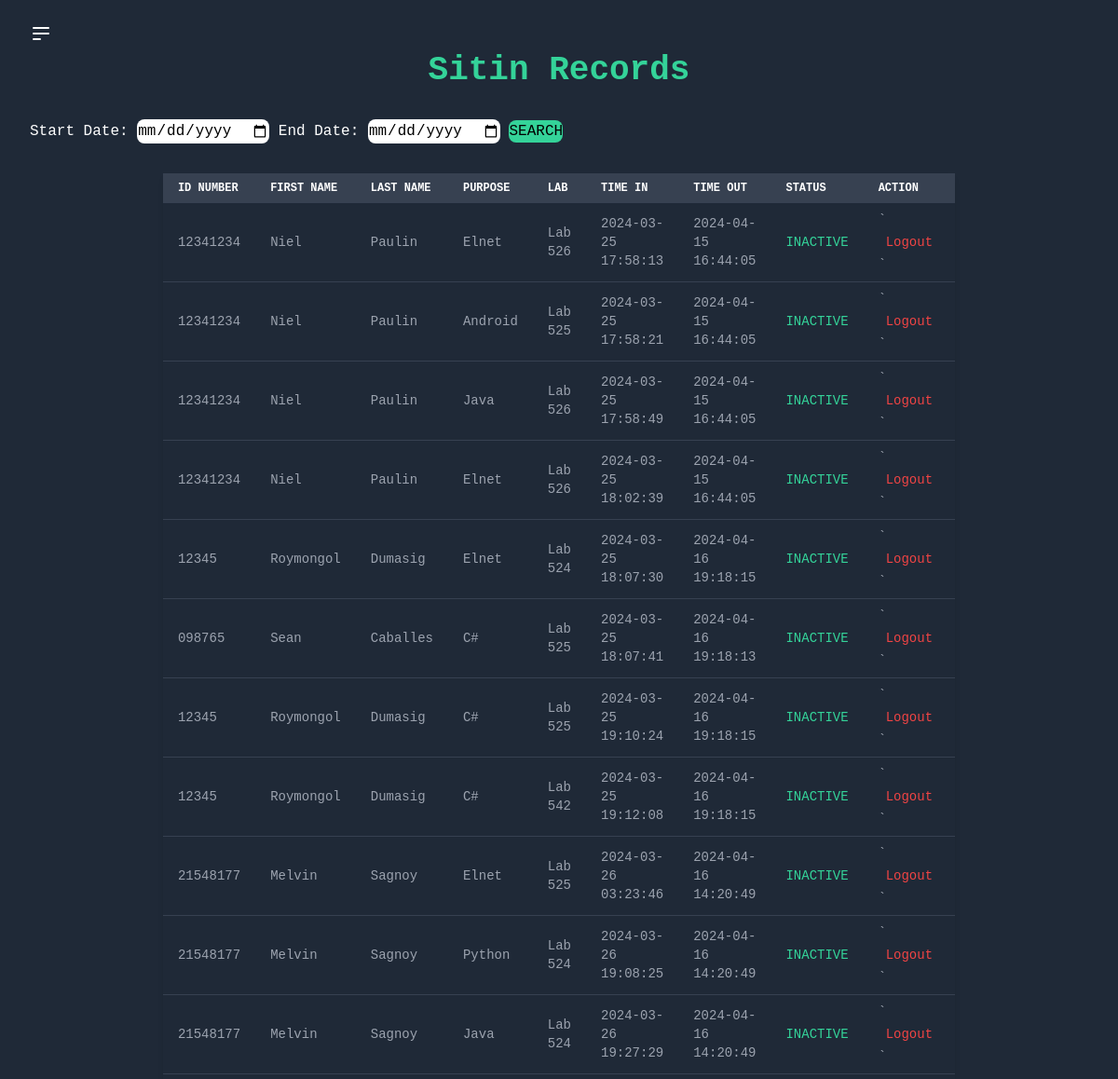
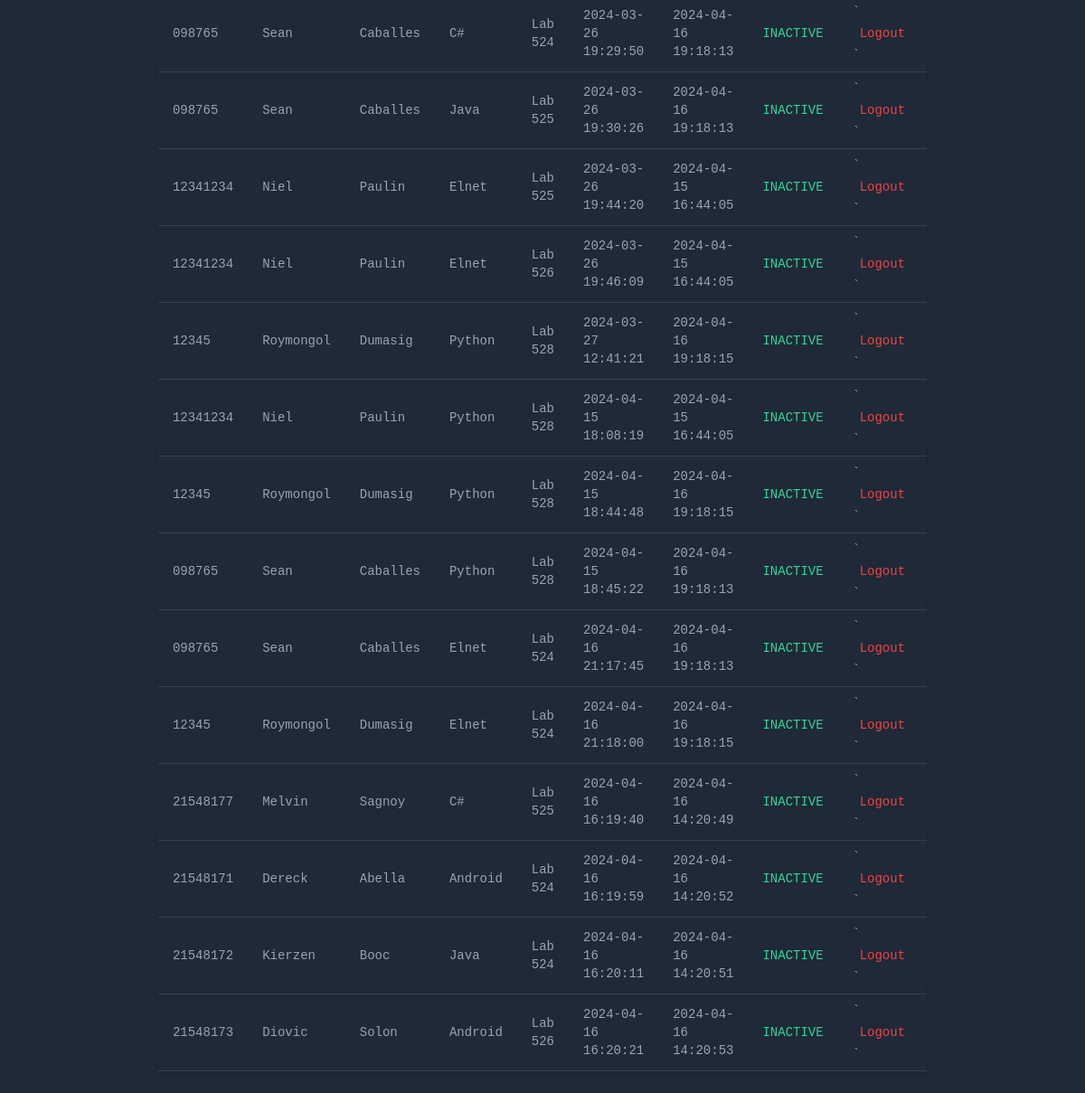
Before: /view_records.php with the older database file (2 pictures, top to bottom).
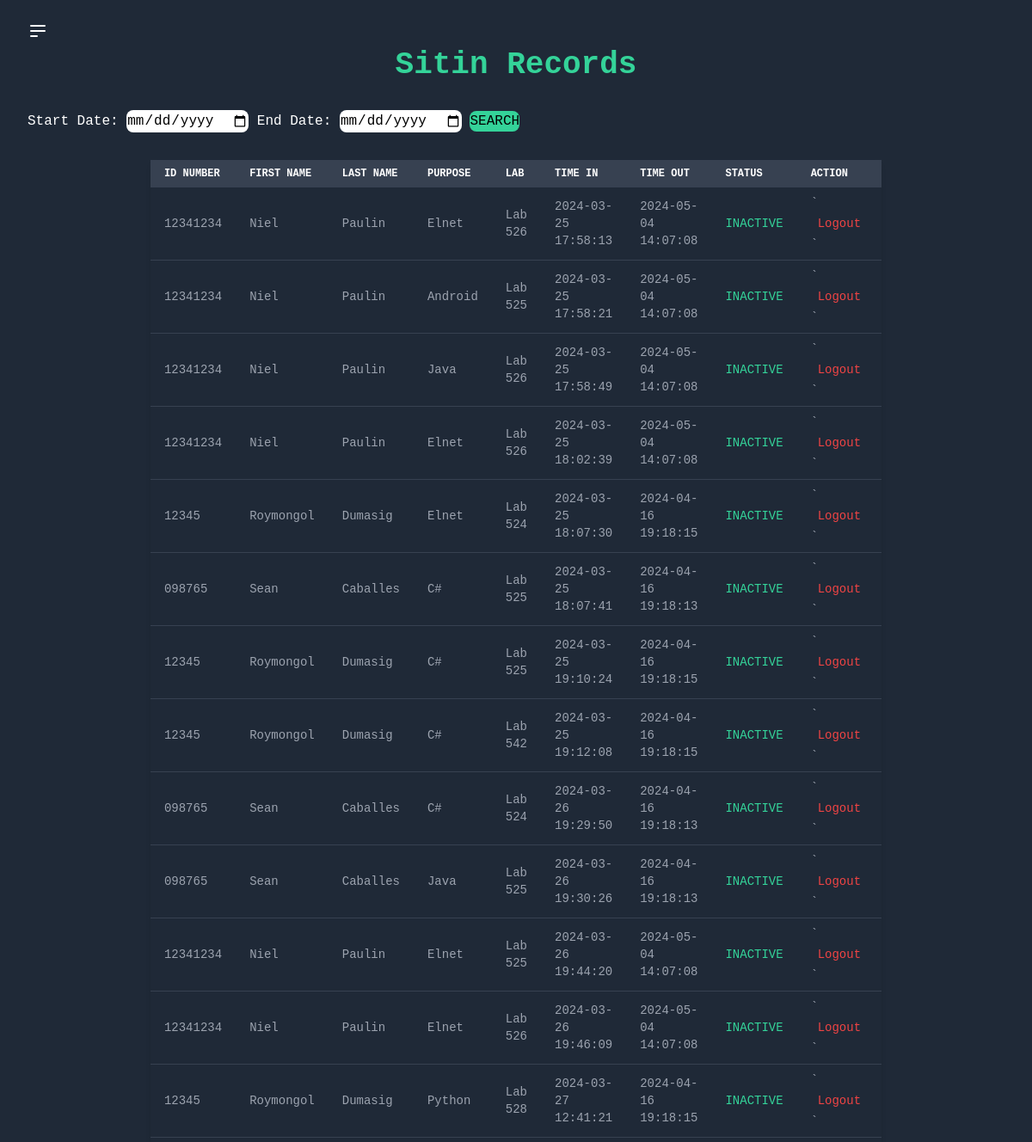
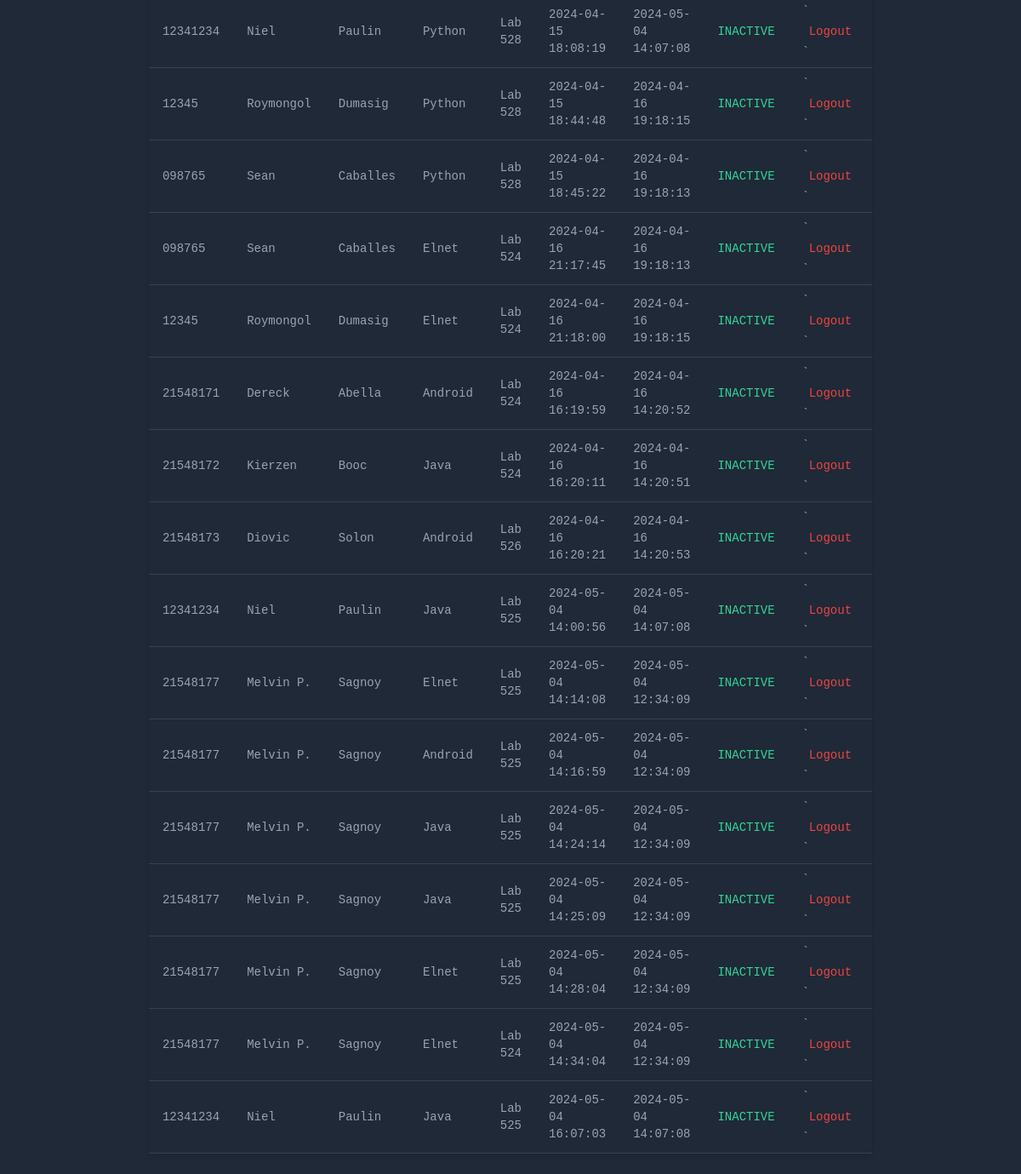
After: the same page with the newer database file (2 pictures, top to bottom).
### tables this page shows
CREATE TABLE sitin_student (
    id INTEGER PRIMARY KEY AUTOINCREMENT,
    id_number TEXT,
    firstname TEXT,
    lastname TEXT,
    purpose TEXT,
    lab TEXT,
    remaining_sessions INTEGER,
    time_in TEXT,
    time_out TEXT,
    status TEXT
);

CREATE TABLE student (
    id INTEGER PRIMARY KEY,
    id_number VARCHAR(50) NOT NULL,
    firstname VARCHAR(50) NOT NULL,
    lastname VARCHAR(50) NOT NULL,
    email VARCHAR(100) NOT NULL,
    password VARCHAR(255) NOT NULL
);

### view_records.php (the view, shortened to what this page needs)
<?php
$db = new SQLite3('sitin.db');
if ($_SERVER['REQUEST_METHOD'] === 'POST' && isset($_POST['generate_reports'])) {
  $start_date = $_POST['start_date'] ?? '';
  $end_date = $_POST['end_date'] ?? '';
  $query = $db->prepare("
    SELECT s.id_number, st.firstname, st.lastname, s.purpose, s.lab, s.time_in, s.time_out, s.status
    FROM sitin_student s
    JOIN student st ON s.id_number = st.id_number
    WHERE s.time_in BETWEEN :start_date AND :end_date
  ");
  $query->bindValue(':start_date', $start_date, SQLITE3_TEXT);
  $query->bindValue(':end_date', $end_date, SQLITE3_TEXT);
  $result = $query->execute();
}
else {
  $query = $db->prepare("
    SELECT s.id_number, st.firstname, st.lastname, s.purpose, s.lab, s.time_in, s.time_out, s.status
    FROM sitin_student s
    JOIN student st ON s.id_number = st.id_number
  ");
  $result = $query->execute();
}
?>
<!DOCTYPE html>
<html lang="en">
<head>
  <link href="https://cdnjs.cloudflare.com/ajax/libs/font-awesome/5.15.4/css/all.min.css" rel="stylesheet">
  <link href="https://cdn.jsdelivr.net/npm/tailwindcss@2.2.16/dist/tailwind.min.css" rel="stylesheet">
</head>
<body class="flex min-h-screen bg-gray-800 font-mono text-white">
  <div class="flex-1 px-8 py-6 ">
    <button id="menu-toggle" class="focus:outline-none">
      <svg class="h-6 w-6 text-white hover:text-gray-200" viewBox="0 0 24 24" fill="none" xmlns="http://www.w3.org/2000/svg">
        <path d="M4 6H20M4 12H20M4 18H11Z" stroke="currentColor" stroke-width="2" stroke-linecap="round" stroke-linejoin="round"></path>
      </svg>
    </button>
    <center>
      <h2 class="text-4xl font-semibold mb-6 text-green-400">Sitin Records</h2>
    </center>
    <div class="mt-8 ">
      <form method="POST" action="">
        <label for="start_date">Start Date:</label>
        <input class="rounded-lg text-black" type="date" id="start_date" name="start_date">
        <label for="end_date">End Date:</label>
        <input class="rounded-lg text-black " type="date" id="end_date" name="end_date">
        <button type="submit" name="generate_reports" class="border-solid bg-green-400 text-black text-base rounded-lg">SEARCH</button>
      </form>
    </div>
<div class="mt-8">
  <?php if ($result && $result->numColumns() > 0): ?>
    <center>
      <table class="table-auto w-full shadow-md rounded-md overflow-x-auto transition-upper-to-lower">
        <thead>
          <tr class="text-xs font-medium text-left text-white bg-gray-700 uppercase">
            <th class="px-4 py-2">ID NUMBER</th>
            <th class="px-4 py-2">FIRST NAME</th>
            <th class="px-4 py-2">LAST NAME</th>
            <th class="px-4 py-2">PURPOSE</th>
            <th class="px-4 py-2">LAB</th>
            <th class="px-4 py-2">TIME IN</th>
            <th class="px-4 py-2">TIME OUT</th>
            <th class="px-4 py-2">STATUS</th>
            <th class="px-4 py-2">ACTION</th>
          </tr>
        </thead>
        <tbody>
          <?php while ($row = $result->fetchArray(SQLITE3_ASSOC)): ?>
            <tr class="border-b border-gray-700 text-sm text-gray-400 hover:bg-gray-800 hover:text-white">
              <td class="px-4 py-2"><?php echo $row['id_number']; ?></td>
              <td class="px-4 py-2 capitalize"><?php echo $row['firstname']; ?></td>
              <td class="px-4 py-2 capitalize"><?php echo $row['lastname']; ?></td>
              <td class="px-4 py-2 capitalize"><?php echo $row['purpose']; ?></td>
              <td class="px-4 py-2 capitalize"><?php echo $row['lab']; ?></td>
              <td class="px-4 py-2"><?php echo $row['time_in']; ?></td>
              <td id="time-out-column" class="px-4 py-2"><?php echo $row['time_out']; ?></td>
              <td class="px-4 py-2 text-green-400"><?php echo $row['status']; ?></td>
              <td class="px-4 py-2">
              <form method="POST" action="<?php echo $_SERVER['PHP_SELF']; ?>">
  `                <input type="hidden" name="student_id" value="<?php echo $row['id_number']; ?>">
                  <button type="submit" name="logout" class="text-red-500 hover:text-red-700 px-2 py-1 rounded-md focus:outline-none">Logout</button>
              </form>`
              </td>
            </tr>
          <?php endwhile; ?>
        </tbody>
      </table>
    </center>
  <?php else: ?>
    <p class="text-red-500 text-center">No sitin records found.</p>
  <?php endif; ?>
</div>
</body>
</html>

Changed rows visible on the page:
removed sitin_student: id_number "21548177", student.firstname "Melvin", student.lastname "Sagnoy", purpose "Elnet", lab "Lab 525", time_in "2024-03-26 03:23:46", time_out "2024-04-16 14:20:49", status "INACTIVE"
removed sitin_student: id_number "21548177", student.firstname "Melvin", student.lastname "Sagnoy", purpose "Python", lab "Lab 524", time_in "2024-03-26 19:08:25", time_out "2024-04-16 14:20:49", status "INACTIVE"
removed sitin_student: id_number "21548177", student.firstname "Melvin", student.lastname "Sagnoy", purpose "Java", lab "Lab 524", time_in "2024-03-26 19:27:29", time_out "2024-04-16 14:20:49", status "INACTIVE"
removed sitin_student: id_number "21548177", student.firstname "Melvin", student.lastname "Sagnoy", purpose "C#", lab "Lab 525", time_in "2024-04-16 16:19:40", time_out "2024-04-16 14:20:49", status "INACTIVE"
changed sitin_student (number 1 of 29 on the later page): time_out "2024-04-15 16:44:05" → "2024-05-04 14:07:08"
changed sitin_student (number 2 of 29 on the later page): time_out "2024-04-15 16:44:05" → "2024-05-04 14:07:08"
changed sitin_student (number 3 of 29 on the later page): time_out "2024-04-15 16:44:05" → "2024-05-04 14:07:08"
changed sitin_student (number 4 of 29 on the later page): time_out "2024-04-15 16:44:05" → "2024-05-04 14:07:08"
changed sitin_student (number 11 of 29 on the later page): time_out "2024-04-15 16:44:05" → "2024-05-04 14:07:08"
changed sitin_student (number 12 of 29 on the later page): time_out "2024-04-15 16:44:05" → "2024-05-04 14:07:08"
changed sitin_student (number 14 of 29 on the later page): time_out "2024-04-15 16:44:05" → "2024-05-04 14:07:08"
added sitin_student: id_number "12341234", student.firstname "Niel", student.lastname "Paulin", purpose "Java", lab "Lab 525", time_in "2024-05-04 14:00:56", time_out "2024-05-04 14:07:08", status "INACTIVE"
added sitin_student: id_number "21548177", student.firstname "Melvin P.", student.lastname "Sagnoy", purpose "Elnet", lab "Lab 525", time_in "2024-05-04 14:14:08", time_out "2024-05-04 12:34:09", status "INACTIVE"
added sitin_student: id_number "21548177", student.firstname "Melvin P.", student.lastname "Sagnoy", purpose "Android", lab "Lab 525", time_in "2024-05-04 14:16:59", time_out "2024-05-04 12:34:09", status "INACTIVE"
added sitin_student: id_number "21548177", student.firstname "Melvin P.", student.lastname "Sagnoy", purpose "Java", lab "Lab 525", time_in "2024-05-04 14:24:14", time_out "2024-05-04 12:34:09", status "INACTIVE"
added sitin_student: id_number "21548177", student.firstname "Melvin P.", student.lastname "Sagnoy", purpose "Java", lab "Lab 525", time_in "2024-05-04 14:25:09", time_out "2024-05-04 12:34:09", status "INACTIVE"
added sitin_student: id_number "21548177", student.firstname "Melvin P.", student.lastname "Sagnoy", purpose "Elnet", lab "Lab 525", time_in "2024-05-04 14:28:04", time_out "2024-05-04 12:34:09", status "INACTIVE"
added sitin_student: id_number "21548177", student.firstname "Melvin P.", student.lastname "Sagnoy", purpose "Elnet", lab "Lab 524", time_in "2024-05-04 14:34:04", time_out "2024-05-04 12:34:09", status "INACTIVE"
added sitin_student: id_number "12341234", student.firstname "Niel", student.lastname "Paulin", purpose "Java", lab "Lab 525", time_in "2024-05-04 16:07:03", time_out "2024-05-04 14:07:08", status "INACTIVE"
